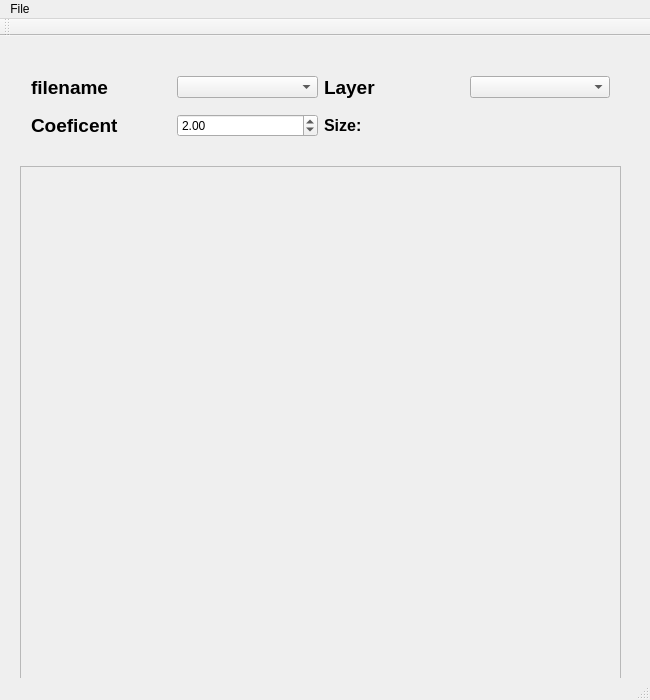
<?xml version="1.0" encoding="UTF-8"?>
<ui version="4.0">
 <class>MainWindow</class>
 <widget class="QMainWindow" name="MainWindow">
  <property name="geometry">
   <rect>
    <x>0</x>
    <y>0</y>
    <width>650</width>
    <height>700</height>
   </rect>
  </property>
  <property name="minimumSize">
   <size>
    <width>650</width>
    <height>700</height>
   </size>
  </property>
  <property name="maximumSize">
   <size>
    <width>650</width>
    <height>700</height>
   </size>
  </property>
  <property name="windowTitle">
   <string>MainWindow</string>
  </property>
  <widget class="QWidget" name="centralWidget">
   <widget class="QScrollArea" name="scrollArea">
    <property name="geometry">
     <rect>
      <x>20</x>
      <y>130</y>
      <width>601</width>
      <height>521</height>
     </rect>
    </property>
    <property name="widgetResizable">
     <bool>true</bool>
    </property>
    <widget class="QWidget" name="scrollAreaWidgetContents">
     <property name="geometry">
      <rect>
       <x>0</x>
       <y>0</y>
       <width>599</width>
       <height>519</height>
      </rect>
     </property>
    </widget>
   </widget>
   <widget class="QWidget" name="gridLayoutWidget">
    <property name="geometry">
     <rect>
      <x>20</x>
      <y>20</y>
      <width>601</width>
      <height>102</height>
     </rect>
    </property>
    <layout class="QGridLayout" name="gridLayout">
     <item row="1" column="0">
      <widget class="QLabel" name="coefLabel">
       <property name="font">
        <font>
         <pointsize>14</pointsize>
         <weight>75</weight>
         <bold>true</bold>
        </font>
       </property>
       <property name="text">
        <string>Coeficent</string>
       </property>
      </widget>
     </item>
     <item row="0" column="0">
      <widget class="QLabel" name="NameLabel">
       <property name="font">
        <font>
         <pointsize>14</pointsize>
         <weight>75</weight>
         <bold>true</bold>
        </font>
       </property>
       <property name="text">
        <string>filename</string>
       </property>
      </widget>
     </item>
     <item row="1" column="2" colspan="2">
      <widget class="QLabel" name="sizelabel">
       <property name="font">
        <font>
         <pointsize>12</pointsize>
         <weight>75</weight>
         <bold>true</bold>
        </font>
       </property>
       <property name="text">
        <string>Size:</string>
       </property>
      </widget>
     </item>
     <item row="0" column="1">
      <widget class="QComboBox" name="nameBox">
       <property name="currentIndex">
        <number>-1</number>
       </property>
       <property name="maxVisibleItems">
        <number>10</number>
       </property>
       <property name="modelColumn">
        <number>0</number>
       </property>
      </widget>
     </item>
     <item row="0" column="2">
      <widget class="QLabel" name="layerLabel_2">
       <property name="font">
        <font>
         <pointsize>14</pointsize>
         <weight>75</weight>
         <bold>true</bold>
        </font>
       </property>
       <property name="text">
        <string>Layer</string>
       </property>
      </widget>
     </item>
     <item row="1" column="1">
      <widget class="QDoubleSpinBox" name="coefBox">
       <property name="decimals">
        <number>2</number>
       </property>
       <property name="minimum">
        <double>1.100000000000000</double>
       </property>
       <property name="singleStep">
        <double>0.100000000000000</double>
       </property>
       <property name="value">
        <double>2.000000000000000</double>
       </property>
      </widget>
     </item>
     <item row="0" column="3">
      <widget class="QComboBox" name="layerBox">
       <property name="currentText">
        <string/>
       </property>
       <property name="currentIndex">
        <number>-1</number>
       </property>
       <property name="modelColumn">
        <number>0</number>
       </property>
       <item>
        <property name="text">
         <string>0</string>
        </property>
       </item>
       <item>
        <property name="text">
         <string>1</string>
        </property>
       </item>
       <item>
        <property name="text">
         <string>2</string>
        </property>
       </item>
      </widget>
     </item>
    </layout>
   </widget>
  </widget>
  <widget class="QMenuBar" name="menuBar">
   <property name="geometry">
    <rect>
     <x>0</x>
     <y>0</y>
     <width>650</width>
     <height>21</height>
    </rect>
   </property>
   <widget class="QMenu" name="menuFile">
    <property name="title">
     <string>File</string>
    </property>
    <addaction name="actionOpen"/>
    <addaction name="actionClose"/>
   </widget>
   <addaction name="menuFile"/>
  </widget>
  <widget class="QToolBar" name="mainToolBar">
   <attribute name="toolBarArea">
    <enum>TopToolBarArea</enum>
   </attribute>
   <attribute name="toolBarBreak">
    <bool>false</bool>
   </attribute>
  </widget>
  <widget class="QStatusBar" name="statusBar"/>
  <action name="actionOpen">
   <property name="text">
    <string>Open</string>
   </property>
  </action>
  <action name="actionClose">
   <property name="text">
    <string>Close</string>
   </property>
  </action>
 </widget>
 <layoutdefault spacing="6" margin="11"/>
 <resources/>
 <connections>
  <connection>
   <sender>actionOpen</sender>
   <signal>triggered()</signal>
   <receiver>MainWindow</receiver>
   <slot>loadFile()</slot>
   <hints>
    <hint type="sourcelabel">
     <x>-1</x>
     <y>-1</y>
    </hint>
    <hint type="destinationlabel">
     <x>294</x>
     <y>250</y>
    </hint>
   </hints>
  </connection>
  <connection>
   <sender>layerBox</sender>
   <signal>currentIndexChanged(int)</signal>
   <receiver>MainWindow</receiver>
   <slot>printLayer()</slot>
   <hints>
    <hint type="sourcelabel">
     <x>554</x>
     <y>83</y>
    </hint>
    <hint type="destinationlabel">
     <x>646</x>
     <y>120</y>
    </hint>
   </hints>
  </connection>
  <connection>
   <sender>coefBox</sender>
   <signal>valueChanged(double)</signal>
   <receiver>MainWindow</receiver>
   <slot>selectFile()</slot>
   <hints>
    <hint type="sourcelabel">
     <x>244</x>
     <y>125</y>
    </hint>
    <hint type="destinationlabel">
     <x>341</x>
     <y>327</y>
    </hint>
   </hints>
  </connection>
  <connection>
   <sender>nameBox</sender>
   <signal>currentIndexChanged(int)</signal>
   <receiver>MainWindow</receiver>
   <slot>selectFile()</slot>
   <hints>
    <hint type="sourcelabel">
     <x>221</x>
     <y>81</y>
    </hint>
    <hint type="destinationlabel">
     <x>14</x>
     <y>154</y>
    </hint>
   </hints>
  </connection>
  <connection>
   <sender>actionClose</sender>
   <signal>triggered()</signal>
   <receiver>MainWindow</receiver>
   <slot>close()</slot>
   <hints>
    <hint type="sourcelabel">
     <x>-1</x>
     <y>-1</y>
    </hint>
    <hint type="destinationlabel">
     <x>316</x>
     <y>322</y>
    </hint>
   </hints>
  </connection>
 </connections>
 <slots>
  <slot>loadFile()</slot>
  <slot>printLayer()</slot>
  <slot>selectFile()</slot>
 </slots>
</ui>
